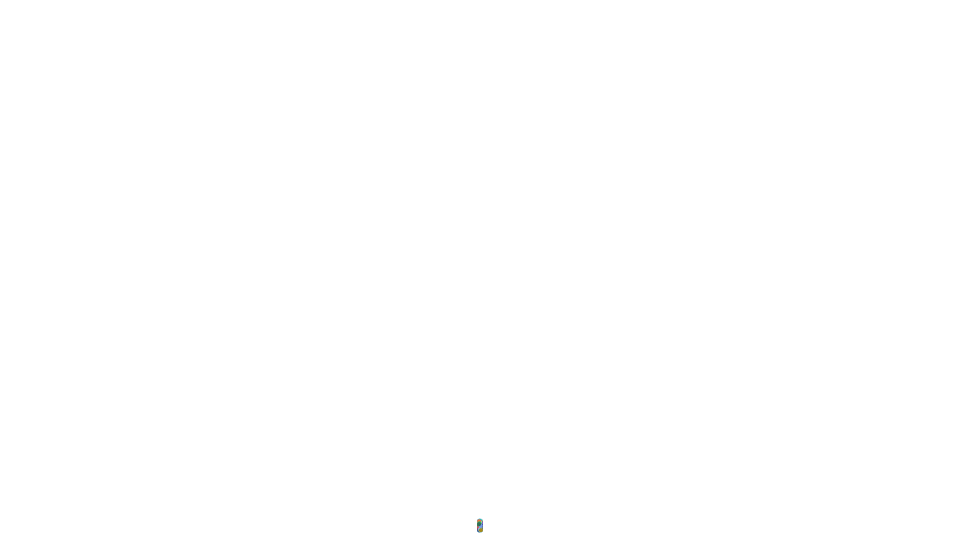
Frame 1 (no input)
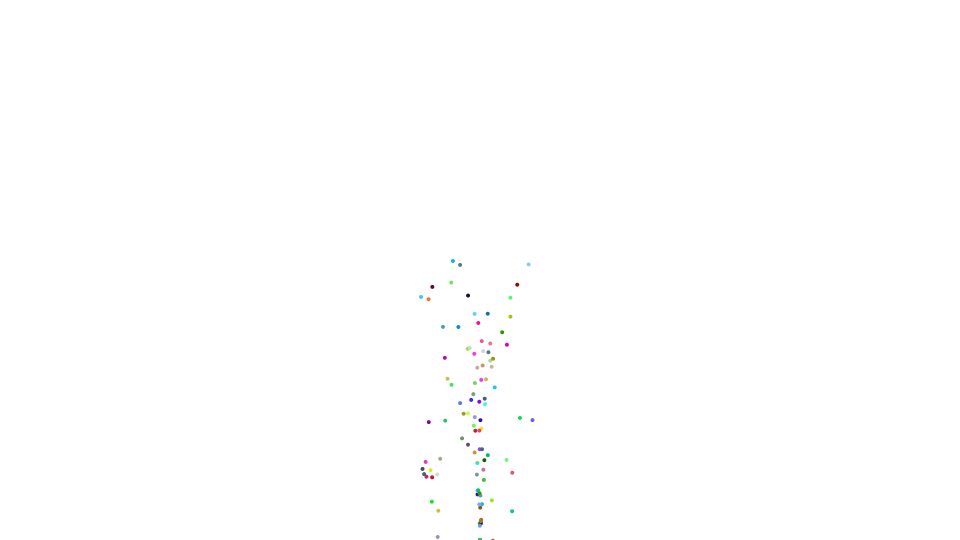
Frame 60 (the mouse pressed at the canvas centre just before this capture)
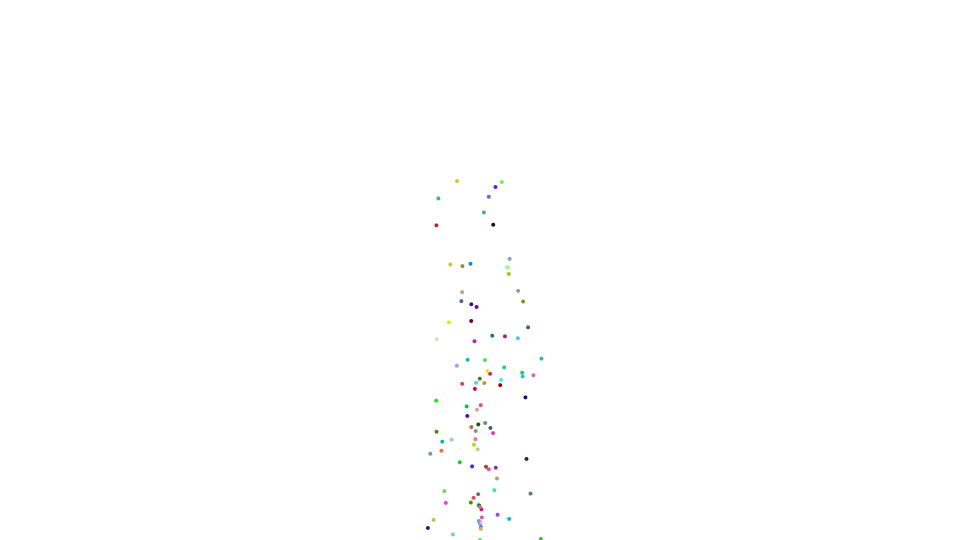
Frame 120 (the mouse held since frame 60 and released just before this capture)

The Processing sketch that drew these frames (run headless with seeded random() and noise(); from frame 60 on, the mouse is pressed at the canvas centre):

// Processing sketch: Fountain
// ── Fountain.pde
static final int COUNT = 100;
Ball[] balls;
float gravity = 0.5;


void setup() {
  size(960, 540);
  frameRate(30);
  initialize();
}

void initialize() {
  smooth();
  noStroke();
 
  balls = new Ball[COUNT];
  for(int i=0; i<COUNT; i++) {
    balls[i] = new Ball();
    balls[i].x = width/2;
    balls[i].y = height;
    balls[i].vx = random(2) - 1;
    balls[i].vy = random(-10) - 10;
    balls[i].setFillColor(color(random(255), random(255), random(255)));
    balls[i].radius = 2;
  }
}

void draw() {
  background(255);
  
  for(int i=0; i<balls.length; i++) {
    Ball ball = balls[i];
    ball.vy += gravity;
    ball.x += ball.vx;
    ball.y += ball.vy;
    if(ball.x - ball.radius > width || ball.x + ball.radius < 0 || ball.y - ball.radius > height || ball.y + ball.radius < 0) {
      ball.x = width / 2;
      ball.y = height;
      ball.vx = random(2) - 1;
      ball.vy = random(-10) - 10;
    }
    ball.update(); 
  }
}

////////////////////////////////

class Ball extends Sprite {
  float radius;
  float vx, vy;
  
  Ball(){
    super();
  }
  
  void draw(){
    ellipse(0, 0, radius*2, radius*2);
  }
}

////////////////////////////////

class Sprite {
  float x, y;
  float scaleX, scaleY;
  float width, height;
  float rotation;
  boolean visible;
  color strokeColor;
  color fillColor;
  Boolean isStroke;
  Boolean isFill;
  
  Sprite() {
    x = 0.0;
    y = 0.0;
    scaleX = 1.0;
    scaleY = 1.0;
    rotation = 0.0;
    strokeColor = color(0);
    fillColor = color(0);
    isStroke = false;
    isFill = false;
    visible = true;
  }
  
  void update() {
    if(! visible) return;
    pushMatrix();
    translate(x, y);
    scale(scaleX, scaleY);
    rotate(rotation * PI / 180.0);
    if(isStroke) stroke(strokeColor);
    if(isFill) fill(fillColor);
    draw();
    popMatrix();
  }
  
  void setStrokeColor(color strokeColor) {
    this.strokeColor = strokeColor;
    isStroke = true;
  }
  
  void setFillColor(color fillColor) {
    this.fillColor = fillColor;
    isFill = true;
  }
  
  void draw() {}
}
